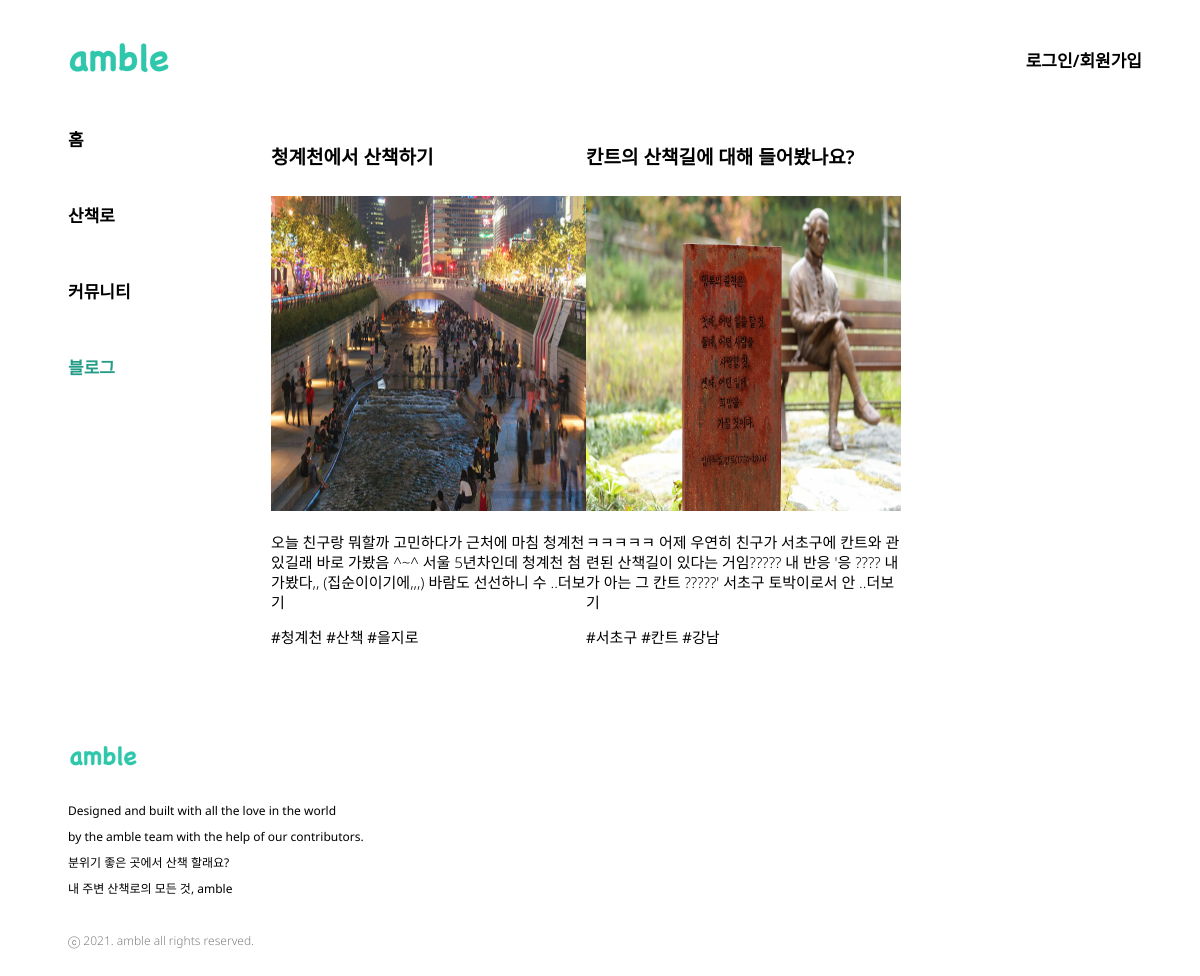
Page /blog on the committed database.
### blog/models.py (models this page shows, shortened)
class Blog(models.Model):
    title = models.CharField(max_length=200)
    author = models.ForeignKey(settings.AUTH_USER_MODEL, on_delete=models.CASCADE)
    pub_date = models.DateTimeField('date published')
    content = models.TextField(max_length=2000)
    img = models.ImageField(upload_to='images/')
    hashtag = models.ManyToManyField(HashTag)
    def summary(self):
        return self.content[:90]

class HashTag(models.Model):
    hashtag_name = models.CharField(max_length=100)
    def __str__(self):
        return self.hashtag_name

### blog/views.py (the view)
# urls.py: path('blog', blog.blog, name="blog"),
def blog(request):
    blog = Blog.objects
    return render(request, 'blog.html', {'blogs': blog})

### blog/templates/blog.html (shortened to what this page needs)
{% load static %}
<!DOCTYPE html>
<html lang="en">
    <head>
    </head>
    <body>
        <div class="head-wrapper">
            <img src="{% static 'logo.png' %}">
            <div class="login-wrapper">
            {% if not user.is_authenticated %}
                <a href="{% url 'login' %}">로그인/회원가입</a>
            {% endif %}
            </div>
        </div>
        <div class="body-wrapper">
            <div class="body-navbar">
                <div class="navbar-item"><a href="{% url 'home' %}">홈</a></div>
                <div class="navbar-item"><a href="{% url 'trail' %}">산책로</a></div>
                <div class="navbar-item"><a href="{% url 'community' %}">커뮤니티</a></div>
                <div class="navbar-item"><a href="{% url 'blog' %}" id="nav-location">블로그</a></div>
            </div>
            <div>
                <div class="blog-wrapper">
                    {% for blog in blogs.all %}
                    <a class="blog-item" href="{% url 'blog_detail' blog.id %}">
                        <h4 class="blog-title">{{ blog.title }}</h4>
                        {% if blog.img.url != None %}
                            <img src="{{ blog.img.url }}" width="315px" height="315px">
                        {% endif %}
                        <p class="blog-content">{{ blog.summary }} ..더보기</p>
                        <p class="blog-hashtag">
                            {% for hashtag in blog.hashtag.all %}
                            #{{hashtag}}
                            {% endfor %}
                        </p>
                    </a>
                    {% endfor %}
                </div>
            </div>
        </div>
        <footer class="footer">
            <img class="footer-img" src="{% static 'logo.png' %}" width="100px"><br>
            <div class="footer-content">Designed and built with all the love in the world <br>by the amble team with the help of our contributors.</div>
            <div class="footer-content">
                분위기 좋은 곳에서 산책 할래요?<br>
                내 주변 산책로의 모든 것, amble<br>
            </div>
            <br>
            <div class="footer-rights">ⓒ 2021. amble all rights reserved.</div>
        </footer>
    </body>
</html>

### blog/templates/blog.html (style rules this page uses)
* { font-family: 'Noto Sans', sans-serif; color: black; font-size: 17px; font-weight: 600; line-height: 25.88px; }
.head-wrapper { display: flex; justify-content: space-between; padding-left: 36px; padding-right: 50px; }
.login-wrapper { padding-top: 40px; }
.body-wrapper { display: grid; grid-template-columns: 2fr 7fr; font-weight: 800; padding-top: 8px; }
.body-navbar { padding-left: 60px; padding-top: 8px; }
.navbar-item { padding-bottom: 50px; }
a { text-decoration: none; }
#nav-location { color: #249C87; }
.blog-wrapper { display: grid; grid-template-columns: 1fr 1fr 1fr; justify-content: space-between; }
.blog-title { font-size: 19px; font-weight: 600; line-height: 26px; }
.blog-item { width: 315px; }
.blog-content { font-size: 15px; font-weight: 300; line-height: 20px; }
.blog-hashtag { font-family: Noto Sans; font-size: 15px; font-style: normal; font-weight: 400; line-height: 20px; }
.footer { padding-top: 60px; }
.footer-img { padding-left: 45px; font-weight: 400; }
.footer-content { padding-left: 60px; font-weight: 400; font-size: 12px; }
.footer-rights { padding-left: 60px; padding-bottom: 30px; font-weight: 300; color: gray; font-size: 12px; }

### rows in the picture
Blog: title "청계천에서 산책하기", img (picture), summary "오늘 친구랑 뭐할까 고민하다가 근처에 마침 청계천 있길래 바로 가봤음 ^~^ 서울 5년차인데 청계천 첨 가봤다,, (집순이이기에,,,) 바람도 선선하니 수"
HashTag: hashtag_name "청계천"
HashTag: hashtag_name "산책"
HashTag: hashtag_name "을지로"
Blog: title "칸트의 산책길에 대해 들어봤나요?", img (picture), summary "ㅋㅋㅋㅋㅋ 어제 우연히 친구가 서초구에 칸트와 관련된 산책길이 있다는 거임????? 내 반응 '응 ???? 내가 아는 그 칸트 ?????' 서초구 토박이로서 안"
HashTag: hashtag_name "서초구"
HashTag: hashtag_name "칸트"
HashTag: hashtag_name "강남"
